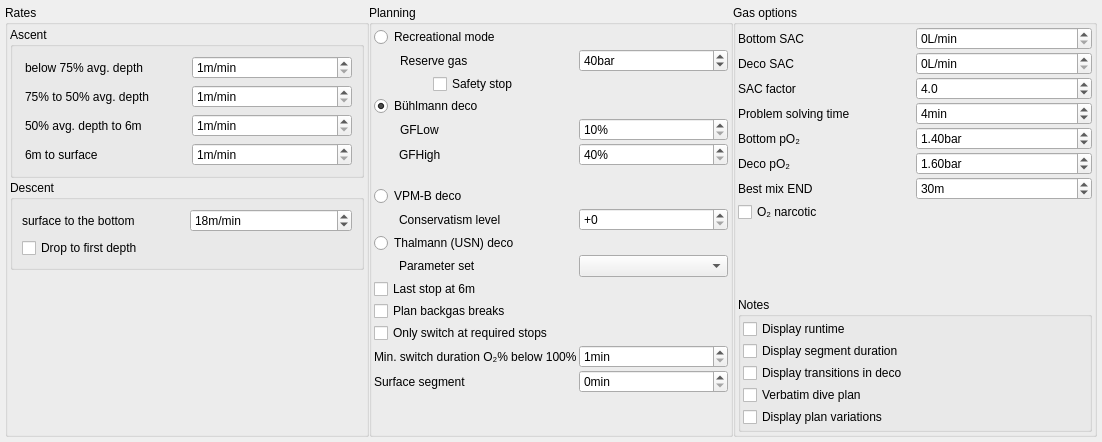
<?xml version="1.0" encoding="UTF-8"?>
<ui version="4.0">
 <class>plannerSettingsWidget</class>
 <widget class="QWidget" name="plannerSettingsWidget">
  <property name="geometry">
   <rect>
    <x>0</x>
    <y>0</y>
    <width>1102</width>
    <height>442</height>
   </rect>
  </property>
  <property name="windowTitle">
   <string>Form</string>
  </property>
  <layout class="QHBoxLayout" name="horizontalLayout_2">
   <property name="leftMargin">
    <number>5</number>
   </property>
   <property name="topMargin">
    <number>5</number>
   </property>
   <property name="rightMargin">
    <number>5</number>
   </property>
   <property name="bottomMargin">
    <number>5</number>
   </property>
   <item>
    <widget class="QScrollArea" name="scrollArea">
     <property name="frameShape">
      <enum>QFrame::NoFrame</enum>
     </property>
     <property name="frameShadow">
      <enum>QFrame::Plain</enum>
     </property>
     <property name="widgetResizable">
      <bool>true</bool>
     </property>
     <widget class="QWidget" name="scrollAreaWidgetContents">
      <property name="geometry">
       <rect>
        <x>0</x>
        <y>0</y>
        <width>1092</width>
        <height>432</height>
       </rect>
      </property>
      <layout class="QHBoxLayout" name="horizontalLayout">
       <property name="spacing">
        <number>0</number>
       </property>
       <property name="leftMargin">
        <number>0</number>
       </property>
       <property name="topMargin">
        <number>0</number>
       </property>
       <property name="rightMargin">
        <number>0</number>
       </property>
       <property name="bottomMargin">
        <number>0</number>
       </property>
       <item>
        <widget class="QGroupBox" name="Rates">
         <property name="sizePolicy">
          <sizepolicy hsizetype="Minimum" vsizetype="Preferred">
           <horstretch>0</horstretch>
           <verstretch>0</verstretch>
          </sizepolicy>
         </property>
         <property name="title">
          <string>Rates</string>
         </property>
         <layout class="QGridLayout" name="gridLayout_2">
          <property name="leftMargin">
           <number>2</number>
          </property>
          <property name="topMargin">
           <number>2</number>
          </property>
          <property name="rightMargin">
           <number>2</number>
          </property>
          <property name="bottomMargin">
           <number>2</number>
          </property>
          <property name="spacing">
           <number>2</number>
          </property>
          <item row="0" column="0">
           <widget class="QGroupBox" name="Ascent">
            <property name="title">
             <string>Ascent</string>
            </property>
            <layout class="QGridLayout" name="gridLayout_3">
             <property name="leftMargin">
              <number>12</number>
             </property>
             <item row="0" column="0">
              <widget class="QLabel" name="ascBelow75">
               <property name="text">
                <string>below 75% avg. depth</string>
               </property>
              </widget>
             </item>
             <item row="0" column="1">
              <widget class="QSpinBox" name="ascRate75">
               <property name="suffix">
                <string>m/min</string>
               </property>
               <property name="minimum">
                <number>1</number>
               </property>
              </widget>
             </item>
             <item row="1" column="0">
              <widget class="QLabel" name="asc75to50">
               <property name="text">
                <string>75% to 50% avg. depth</string>
               </property>
              </widget>
             </item>
             <item row="1" column="1">
              <widget class="QSpinBox" name="ascRate50">
               <property name="suffix">
                <string>m/min</string>
               </property>
               <property name="minimum">
                <number>1</number>
               </property>
              </widget>
             </item>
             <item row="2" column="0">
              <widget class="QLabel" name="asc50to6">
               <property name="text">
                <string>50% avg. depth to 6m</string>
               </property>
              </widget>
             </item>
             <item row="2" column="1">
              <widget class="QSpinBox" name="ascRateStops">
               <property name="suffix">
                <string>m/min</string>
               </property>
               <property name="minimum">
                <number>1</number>
               </property>
              </widget>
             </item>
             <item row="3" column="0">
              <widget class="QLabel" name="asc6toSurf">
               <property name="text">
                <string>6m to surface</string>
               </property>
              </widget>
             </item>
             <item row="3" column="1">
              <widget class="QSpinBox" name="ascRateLast6m">
               <property name="suffix">
                <string>m/min</string>
               </property>
               <property name="minimum">
                <number>1</number>
               </property>
              </widget>
             </item>
            </layout>
           </widget>
          </item>
          <item row="1" column="0">
           <widget class="QGroupBox" name="Descent">
            <property name="title">
             <string>Descent</string>
            </property>
            <layout class="QGridLayout" name="gridLayout_4">
             <item row="0" column="0">
              <widget class="QLabel" name="descent">
               <property name="sizePolicy">
                <sizepolicy hsizetype="Preferred" vsizetype="Preferred">
                 <horstretch>0</horstretch>
                 <verstretch>0</verstretch>
                </sizepolicy>
               </property>
               <property name="text">
                <string>surface to the bottom</string>
               </property>
              </widget>
             </item>
             <item row="0" column="1">
              <widget class="QSpinBox" name="descRate">
               <property name="sizePolicy">
                <sizepolicy hsizetype="Minimum" vsizetype="Fixed">
                 <horstretch>0</horstretch>
                 <verstretch>0</verstretch>
                </sizepolicy>
               </property>
               <property name="maximumSize">
                <size>
                 <width>16777215</width>
                 <height>16777215</height>
                </size>
               </property>
               <property name="suffix">
                <string>m/min</string>
               </property>
               <property name="minimum">
                <number>1</number>
               </property>
               <property name="value">
                <number>18</number>
               </property>
              </widget>
             </item>
             <item row="1" column="0" colspan="2">
              <widget class="QCheckBox" name="drop_stone_mode">
               <property name="text">
                <string>Drop to first depth</string>
               </property>
              </widget>
             </item>
            </layout>
            <zorder>descRate</zorder>
            <zorder>descent</zorder>
           </widget>
          </item>
          <item row="2" column="0">
           <spacer name="verticalSpacer">
            <property name="orientation">
             <enum>Qt::Vertical</enum>
            </property>
            <property name="sizeHint" stdset="0">
             <size>
              <width>20</width>
              <height>40</height>
             </size>
            </property>
           </spacer>
          </item>
         </layout>
        </widget>
       </item>
       <item>
        <widget class="QGroupBox" name="Planning">
         <property name="title">
          <string>Planning</string>
         </property>
         <layout class="QGridLayout" name="gridLayout">
          <property name="leftMargin">
           <number>2</number>
          </property>
          <property name="topMargin">
           <number>2</number>
          </property>
          <property name="rightMargin">
           <number>2</number>
          </property>
          <property name="bottomMargin">
           <number>2</number>
          </property>
          <property name="spacing">
           <number>2</number>
          </property>
          <item row="2" column="2">
           <widget class="QSpinBox" name="reserve_gas">
            <property name="suffix">
             <string>bar</string>
            </property>
            <property name="prefix">
             <string/>
            </property>
            <property name="minimum">
             <number>10</number>
            </property>
            <property name="maximum">
             <number>99</number>
            </property>
            <property name="value">
             <number>40</number>
            </property>
           </widget>
          </item>
          <item row="4" column="1">
           <spacer name="verticalSpacer_6">
            <property name="orientation">
             <enum>Qt::Vertical</enum>
            </property>
            <property name="sizeHint" stdset="0">
             <size>
              <width>20</width>
              <height>20</height>
             </size>
            </property>
           </spacer>
          </item>
          <item row="24" column="1" colspan="2">
           <widget class="QCheckBox" name="switch_at_req_stop">
            <property name="toolTip">
             <string>Postpone gas change if a stop is not required</string>
            </property>
            <property name="text">
             <string>Only switch at required stops</string>
            </property>
           </widget>
          </item>
          <item row="20" column="1" colspan="2">
           <widget class="QCheckBox" name="lastStop">
            <property name="text">
             <string>Last stop at 6m</string>
            </property>
           </widget>
          </item>
          <item row="14" column="2">
           <widget class="QSpinBox" name="vpmb_conservatism">
            <property name="prefix">
             <string>+</string>
            </property>
            <property name="maximum">
             <number>4</number>
            </property>
           </widget>
          </item>
          <item row="10" column="2">
           <widget class="QSpinBox" name="gfhigh">
            <property name="suffix">
             <string>%</string>
            </property>
            <property name="minimum">
             <number>40</number>
            </property>
            <property name="maximum">
             <number>150</number>
            </property>
           </widget>
          </item>
          <item row="25" column="2">
           <widget class="QSpinBox" name="min_switch_duration">
            <property name="suffix">
             <string>min</string>
            </property>
            <property name="prefix">
             <string/>
            </property>
            <property name="minimum">
             <number>1</number>
            </property>
            <property name="maximum">
             <number>9</number>
            </property>
            <property name="value">
             <number>1</number>
            </property>
           </widget>
          </item>
          <item row="22" column="1" colspan="2">
           <widget class="QCheckBox" name="backgasBreaks">
            <property name="text">
             <string>Plan backgas breaks</string>
            </property>
           </widget>
          </item>
          <item row="27" column="1">
           <spacer name="verticalSpacer_2">
            <property name="orientation">
             <enum>Qt::Vertical</enum>
            </property>
            <property name="sizeHint" stdset="0">
             <size>
              <width>20</width>
              <height>40</height>
             </size>
            </property>
           </spacer>
          </item>
          <item row="25" column="1">
           <widget class="QLabel" name="label_min_switch_duration">
            <property name="text">
             <string>Min. switch duration O₂% below 100%</string>
            </property>
           </widget>
          </item>
          <item row="9" column="2">
           <widget class="QSpinBox" name="gflow">
            <property name="suffix">
             <string>%</string>
            </property>
            <property name="minimum">
             <number>10</number>
            </property>
            <property name="maximum">
             <number>150</number>
            </property>
           </widget>
          </item>
          <item row="9" column="1">
           <widget class="QLabel" name="label_gflow">
            <property name="text">
             <string>GFLow</string>
            </property>
            <property name="indent">
             <number>26</number>
            </property>
           </widget>
          </item>
          <item row="10" column="1">
           <widget class="QLabel" name="label_gfhigh">
            <property name="text">
             <string>GFHigh</string>
            </property>
            <property name="indent">
             <number>25</number>
            </property>
           </widget>
          </item>
          <item row="1" column="1">
           <widget class="QRadioButton" name="recreational_deco">
            <property name="toolTip">
             <string>Maximize bottom time allowed by gas and no decompression limits</string>
            </property>
            <property name="text">
             <string>Recreational mode</string>
            </property>
           </widget>
          </item>
          <item row="14" column="1">
           <widget class="QLabel" name="label_vpmb_conservatism">
            <property name="text">
             <string>Conservatism level</string>
            </property>
            <property name="indent">
             <number>25</number>
            </property>
           </widget>
          </item>
          <item row="13" column="1">
           <widget class="QRadioButton" name="vpmb_deco">
            <property name="text">
             <string>VPM-B deco</string>
            </property>
           </widget>
          </item>
          <item row="15" column="1">
           <widget class="QRadioButton" name="thalmann_deco">
            <property name="toolTip">
             <string>U.S. Navy Thalmann exponential-linear decompression model (EL-DCM)</string>
            </property>
            <property name="text">
             <string>Thalmann (USN) deco</string>
            </property>
           </widget>
          </item>
          <item row="16" column="1">
           <widget class="QLabel" name="label_thalmann_paramset">
            <property name="text">
             <string>Parameter set</string>
            </property>
            <property name="indent">
             <number>25</number>
            </property>
           </widget>
          </item>
          <item row="16" column="2">
           <widget class="QComboBox" name="thalmannParamset"/>
          </item>
          <item row="4" column="1" alignment="Qt::AlignHCenter">
           <widget class="QCheckBox" name="safetystop">
            <property name="layoutDirection">
             <enum>Qt::LeftToRight</enum>
            </property>
            <property name="text">
             <string>Safety stop</string>
            </property>
            <property name="tristate">
             <bool>false</bool>
            </property>
           </widget>
          </item>
          <item row="11" column="1">
           <spacer name="verticalSpacer_7">
            <property name="orientation">
             <enum>Qt::Vertical</enum>
            </property>
            <property name="sizeHint" stdset="0">
             <size>
              <width>20</width>
              <height>20</height>
             </size>
            </property>
           </spacer>
          </item>
          <item row="14" column="1">
           <spacer name="verticalSpacer_5">
            <property name="orientation">
             <enum>Qt::Vertical</enum>
            </property>
            <property name="sizeHint" stdset="0">
             <size>
              <width>20</width>
              <height>20</height>
             </size>
            </property>
           </spacer>
          </item>
          <item row="5" column="1">
           <widget class="QRadioButton" name="buehlmann_deco">
            <property name="text">
             <string>Bühlmann deco</string>
            </property>
            <property name="checked">
             <bool>true</bool>
            </property>
           </widget>
          </item>
          <item row="2" column="1">
           <widget class="QLabel" name="label_reserve_gas">
            <property name="text">
             <string>Reserve gas</string>
            </property>
            <property name="indent">
             <number>26</number>
            </property>
           </widget>
          </item>
          <item row="26" column="1">
           <widget class="QLabel" name="label_surface_segment">
            <property name="text">
             <string>Surface segment</string>
            </property>
           </widget>
          </item>
          <item row="26" column="2">
           <widget class="QSpinBox" name="surface_segment">
            <property name="suffix">
             <string>min</string>
            </property>
           </widget>
          </item>
         </layout>
        </widget>
       </item>
       <item>
        <widget class="QGroupBox" name="Gas">
         <property name="title">
          <string>Gas options</string>
         </property>
         <layout class="QGridLayout" name="gridLayout_5">
          <property name="leftMargin">
           <number>2</number>
          </property>
          <property name="topMargin">
           <number>2</number>
          </property>
          <property name="rightMargin">
           <number>2</number>
          </property>
          <property name="bottomMargin">
           <number>2</number>
          </property>
          <property name="spacing">
           <number>2</number>
          </property>
          <item row="9" column="0" colspan="2">
           <widget class="QGroupBox" name="Notes">
            <property name="title">
             <string>Notes</string>
            </property>
            <layout class="QGridLayout" name="gridLayout_6">
             <property name="leftMargin">
              <number>2</number>
             </property>
             <property name="topMargin">
              <number>2</number>
             </property>
             <property name="rightMargin">
              <number>2</number>
             </property>
             <property name="bottomMargin">
              <number>2</number>
             </property>
             <property name="spacing">
              <number>2</number>
             </property>
             <item row="3" column="0">
              <widget class="QCheckBox" name="verbatim_plan">
               <property name="text">
                <string>Verbatim dive plan</string>
               </property>
              </widget>
             </item>
             <item row="2" column="0">
              <widget class="QCheckBox" name="display_transitions">
               <property name="toolTip">
                <string>In diveplan, list transitions or treat them as implicit</string>
               </property>
               <property name="text">
                <string>Display transitions in deco</string>
               </property>
              </widget>
             </item>
             <item row="0" column="0">
              <widget class="QCheckBox" name="display_runtime">
               <property name="toolTip">
                <string>In dive plan, show runtime (absolute time) of stops</string>
               </property>
               <property name="text">
                <string>Display runtime</string>
               </property>
              </widget>
             </item>
             <item row="1" column="0">
              <widget class="QCheckBox" name="display_duration">
               <property name="enabled">
                <bool>true</bool>
               </property>
               <property name="toolTip">
                <string>In dive plan, show duration (relative time) of stops</string>
               </property>
               <property name="text">
                <string>Display segment duration</string>
               </property>
              </widget>
             </item>
             <item row="4" column="0">
              <widget class="QCheckBox" name="display_variations">
               <property name="enabled">
                <bool>true</bool>
               </property>
               <property name="toolTip">
                <string>Compute variations of plan (performance cost)</string>
               </property>
               <property name="text">
                <string>Display plan variations</string>
               </property>
              </widget>
             </item>
            </layout>
           </widget>
          </item>
          <item row="1" column="1">
           <widget class="QDoubleSpinBox" name="decoStopSAC">
            <property name="suffix">
             <string>L/min</string>
            </property>
            <property name="decimals">
             <number>0</number>
            </property>
            <property name="maximum">
             <double>99.000000000000000</double>
            </property>
           </widget>
          </item>
          <item row="1" column="0">
           <widget class="QLabel" name="decosac">
            <property name="text">
             <string>Deco SAC</string>
            </property>
           </widget>
          </item>
          <item row="9" column="0">
           <spacer name="verticalSpacer_4">
            <property name="orientation">
             <enum>Qt::Vertical</enum>
            </property>
            <property name="sizeHint" stdset="0">
             <size>
              <width>20</width>
              <height>20</height>
             </size>
            </property>
           </spacer>
          </item>
          <item row="8" column="0">
           <spacer name="verticalSpacer_3">
            <property name="orientation">
             <enum>Qt::Vertical</enum>
            </property>
            <property name="sizeHint" stdset="0">
             <size>
              <width>20</width>
              <height>20</height>
             </size>
            </property>
           </spacer>
          </item>
          <item row="4" column="1">
           <widget class="QDoubleSpinBox" name="bottompo2">
            <property name="suffix">
             <string>bar</string>
            </property>
            <property name="maximum">
             <double>2.000000000000000</double>
            </property>
            <property name="singleStep">
             <double>0.100000000000000</double>
            </property>
            <property name="value">
             <double>1.400000000000000</double>
            </property>
           </widget>
          </item>
          <item row="0" column="1">
           <widget class="QDoubleSpinBox" name="bottomSAC">
            <property name="suffix">
             <string>L/min</string>
            </property>
            <property name="decimals">
             <number>0</number>
            </property>
            <property name="maximum">
             <double>99.000000000000000</double>
            </property>
           </widget>
          </item>
          <item row="5" column="1">
           <widget class="QDoubleSpinBox" name="decopo2">
            <property name="suffix">
             <string>bar</string>
            </property>
            <property name="maximum">
             <double>2.000000000000000</double>
            </property>
            <property name="singleStep">
             <double>0.100000000000000</double>
            </property>
            <property name="value">
             <double>1.600000000000000</double>
            </property>
           </widget>
          </item>
          <item row="6" column="1">
           <widget class="QSpinBox" name="bestmixEND">
            <property name="toolTip">
             <string>Used to calculate best mix. Select best mix depth in 'Available gases' table by entering gas depth, followed by &quot;B&quot; (best trimix mix) or &quot;BN&quot; (best nitrox mix)</string>
            </property>
            <property name="suffix">
             <string>m</string>
            </property>
            <property name="minimum">
             <number>1</number>
            </property>
            <property name="maximum">
             <number>999</number>
            </property>
            <property name="value">
             <number>30</number>
            </property>
           </widget>
          </item>
          <item row="0" column="0">
           <widget class="QLabel" name="bottomsac">
            <property name="text">
             <string>Bottom SAC</string>
            </property>
           </widget>
          </item>
          <item row="4" column="0">
           <widget class="QLabel" name="bottompO2">
            <property name="text">
             <string>Bottom pO₂</string>
            </property>
           </widget>
          </item>
          <item row="6" column="0">
           <widget class="QLabel" name="bestEND">
            <property name="text">
             <string>Best mix END</string>
            </property>
           </widget>
          </item>
          <item row="5" column="0">
           <widget class="QLabel" name="decopO2">
            <property name="text">
             <string>Deco pO₂</string>
            </property>
           </widget>
          </item>
          <item row="2" column="0">
           <widget class="QLabel" name="label_sacfactor">
            <property name="text">
             <string>SAC factor</string>
            </property>
           </widget>
          </item>
          <item row="2" column="1">
           <widget class="QDoubleSpinBox" name="sacfactor">
            <property name="toolTip">
             <string>Used to calculate minimum gas. Consider two divers with possibly increased SAC after OoG event.</string>
            </property>
            <property name="decimals">
             <number>1</number>
            </property>
            <property name="minimum">
             <double>2.000000000000000</double>
            </property>
            <property name="maximum">
             <double>10.000000000000000</double>
            </property>
            <property name="singleStep">
             <double>0.100000000000000</double>
            </property>
            <property name="value">
             <double>4.000000000000000</double>
            </property>
           </widget>
          </item>
          <item row="3" column="0">
           <widget class="QLabel" name="problemSolvingTime">
            <property name="text">
             <string>Problem solving time</string>
            </property>
           </widget>
          </item>
          <item row="3" column="1">
           <widget class="QSpinBox" name="problemsolvingtime">
            <property name="toolTip">
             <string>Used to calculate minimum gas. Additional time at max. depth after OoG event.</string>
            </property>
            <property name="suffix">
             <string>min</string>
            </property>
            <property name="prefix">
             <string/>
            </property>
            <property name="maximum">
             <number>10</number>
            </property>
            <property name="value">
             <number>4</number>
            </property>
           </widget>
          </item>
          <item row="7" column="0">
           <widget class="QCheckBox" name="o2narcotic">
            <property name="toolTip">
             <string>Treat oxygen as narcotic when computing best mix</string>
            </property>
            <property name="text">
             <string>O₂ narcotic</string>
            </property>
           </widget>
          </item>
         </layout>
        </widget>
       </item>
      </layout>
     </widget>
    </widget>
   </item>
  </layout>
 </widget>
 <tabstops>
  <tabstop>scrollArea</tabstop>
  <tabstop>ascRate75</tabstop>
  <tabstop>ascRate50</tabstop>
  <tabstop>ascRateStops</tabstop>
  <tabstop>ascRateLast6m</tabstop>
  <tabstop>descRate</tabstop>
  <tabstop>recreational_deco</tabstop>
  <tabstop>reserve_gas</tabstop>
  <tabstop>safetystop</tabstop>
  <tabstop>buehlmann_deco</tabstop>
  <tabstop>gflow</tabstop>
  <tabstop>gfhigh</tabstop>
  <tabstop>vpmb_deco</tabstop>
  <tabstop>vpmb_conservatism</tabstop>
  <tabstop>thalmann_deco</tabstop>
  <tabstop>thalmannParamset</tabstop>
  <tabstop>drop_stone_mode</tabstop>
  <tabstop>lastStop</tabstop>
  <tabstop>backgasBreaks</tabstop>
  <tabstop>switch_at_req_stop</tabstop>
  <tabstop>min_switch_duration</tabstop>
  <tabstop>bottomSAC</tabstop>
  <tabstop>decoStopSAC</tabstop>
  <tabstop>sacfactor</tabstop>
  <tabstop>problemsolvingtime</tabstop>
  <tabstop>bottompo2</tabstop>
  <tabstop>decopo2</tabstop>
  <tabstop>bestmixEND</tabstop>
  <tabstop>display_runtime</tabstop>
  <tabstop>display_duration</tabstop>
  <tabstop>display_transitions</tabstop>
  <tabstop>verbatim_plan</tabstop>
  <tabstop>display_variations</tabstop>
 </tabstops>
 <resources/>
 <connections/>
</ui>
